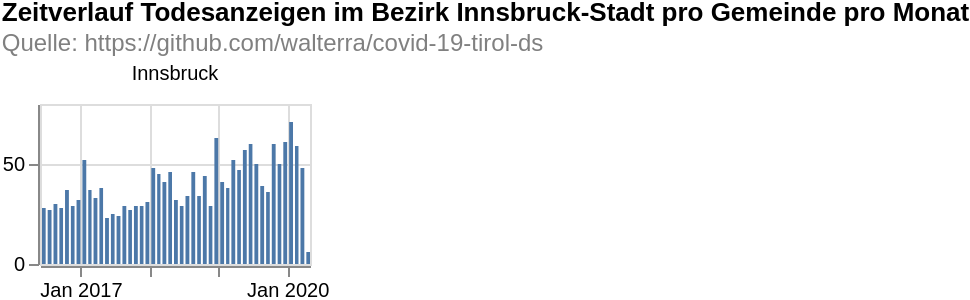

Describe this chart as a Vega-Lite specification.
### Vega-Lite specification from a JSON file in a GitHub repository (floating-point values rounded to 4 significant figures; data arrays with more than 128 entries replaced by an {"elided": "..."} marker saying what was removed)
{"$schema": "https://vega.github.io/schema/vega-lite/v4.8.1.json", "columns": 6, "config": {"view": {"continuousHeight": 300, "continuousWidth": 400}}, "data": {"name": "data-5ec529106fefd57b0664e2e5c89262bb"}, "datasets": {"data-5ec529106fefd57b0664e2e5c89262bb": {"elided": "1024 records"}}, "facet": {"field": "municipaly", "title": null, "type": "nominal"}, "padding": 0, "spec": {"layer": [{"encoding": {"tooltip": [{"field": "date", "timeUnit": "yearmonth", "type": "temporal"}, {"aggregate": "sum", "field": "count", "type": "quantitative"}], "x": {"field": "date", "timeUnit": "yearmonth", "title": null, "type": "temporal"}, "y": {"aggregate": "sum", "field": "count", "title": null, "type": "quantitative"}}, "height": 80, "mark": "bar", "width": 135}]}, "title": {"color": "black", "subtitle": ["Quelle: https://github.com/walterra/covid-19-tirol-ds"], "subtitleColor": "gray", "text": ["Zeitverlauf Todesanzeigen im Bezirk Innsbruck-Stadt pro Gemeinde pro Monat"]}}
